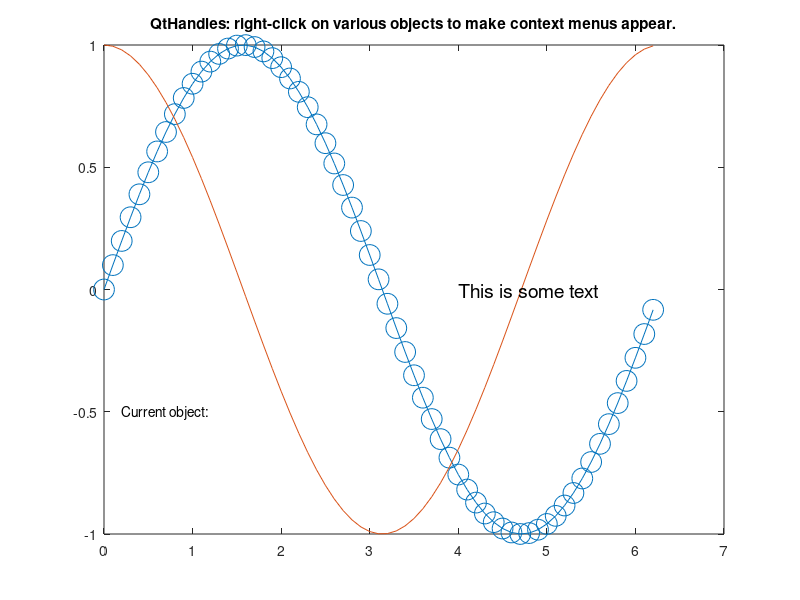

The MATLAB script that drew this image:
function test1

  # Features tested:
  # - menu creation
  # - context menus
  # - object picking
  # - property listener

  f = figure;

  x = 0:0.1:2*pi;
  y1 = sin (x);
  y2 = cos (x);

  h = plot (x, y1, x, y2);
  set (h(1), "marker", "o", "markersize", 15);

  ma = uicontextmenu;
  uimenu (ma, "Label", "Hello from axes object");
  set (gca, "uicontextmenu", ma);

  mf = uicontextmenu;
  uimenu (mf, "Label", "Hello from figure object");
  set (gcf, "uicontextmenu", mf);

  ml = uicontextmenu;
  ml_style = uimenu (ml, "Label", "Change Line Style");
  uimenu (ml_style, "Label", "Solid", "Callback", {@set_line_style, "-"});
  uimenu (ml_style, "Label", "Dashed", "Callback", {@set_line_style, "--"});
  uimenu (ml_style, "Label", "Dotted", "Callback", {@set_line_style, ":"});
  ml_color = uimenu (ml, "Label", "Change Color");
  uimenu (ml_color, "Label", "Red", "Callback", {@set_color, "r"});
  uimenu (ml_color, "Label", "Blue", "Callback", {@set_color, "b"});
  uimenu (ml_color, "Label", "Green", "Callback", {@set_color, [0, 0.6, 0]});
  uimenu (ml_color, "Label", "Yellow", "Callback", {@set_color, [0.6, 0.6, 0]});
  uimenu (ml_color, "Label", "Magenta", "Callback", {@set_color, "m"});
  ml_width = uimenu (ml, "Label", "Change Line Width");
  uimenu (ml_width, "Label", "0.5pt", "Callback", {@set_line_width, 0.5});
  uimenu (ml_width, "Label", "1pt", "Callback", {@set_line_width, 1});
  uimenu (ml_width, "Label", "2pt", "Callback", {@set_line_width, 2});
  uimenu (ml_width, "Label", "3pt", "Callback", {@set_line_width, 3});
  set (h, "uicontextmenu", ml);

  ht = text (4, 0, "This is some text", "FontSize", 14);

  mt = uicontextmenu;
  uimenu (mt, "Label", "Hello from text object");
  mt_size = uimenu (mt, "Label", "Change Font Size");
  uimenu (mt_size, "Label", "10pt", "Callback", @(h,e) set (ht, "FontSize", 10));
  uimenu (mt_size, "Label", "12pt", "Callback", @(h,e) set (ht, "FontSize", 12));
  uimenu (mt_size, "Label", "14pt", "Callback", @(h,e) set (ht, "FontSize", 14));
  uimenu (mt_size, "Label", "16pt", "Callback", @(h,e) set (ht, "FontSize", 16));
  uimenu (mt_size, "Label", "18pt", "Callback", @(h,e) set (ht, "FontSize", 18));
  uimenu (mt_size, "Label", "20pt", "Callback", @(h,e) set (ht, "FontSize", 20));
  set (ht, "uicontextmenu", mt);

  title ("QtHandles: right-click on various objects to make context menus appear.");

  lt = text (0.2, -0.5, "Current object:");
  addlistener (gcf, "currentobject", {@gco_changed, lt});

endfunction

function set_line_style (h, e, st)
  set (gco, "linestyle", st);
endfunction

function set_color (h, e, st)
  set (gco, "color", st);
endfunction

function set_line_width (h, e, st)
  set (gco, "linewidth", st);
endfunction

function gco_changed (h, e, lt)
  oh = get (h, "currentobject");
  if (isempty (oh))
    set (lt, "string", "Current object:");
  else
    set (lt, "string", ["Current object: ", get(oh, "type"), " -> ", num2str(oh)]);
  endif
endfunction
